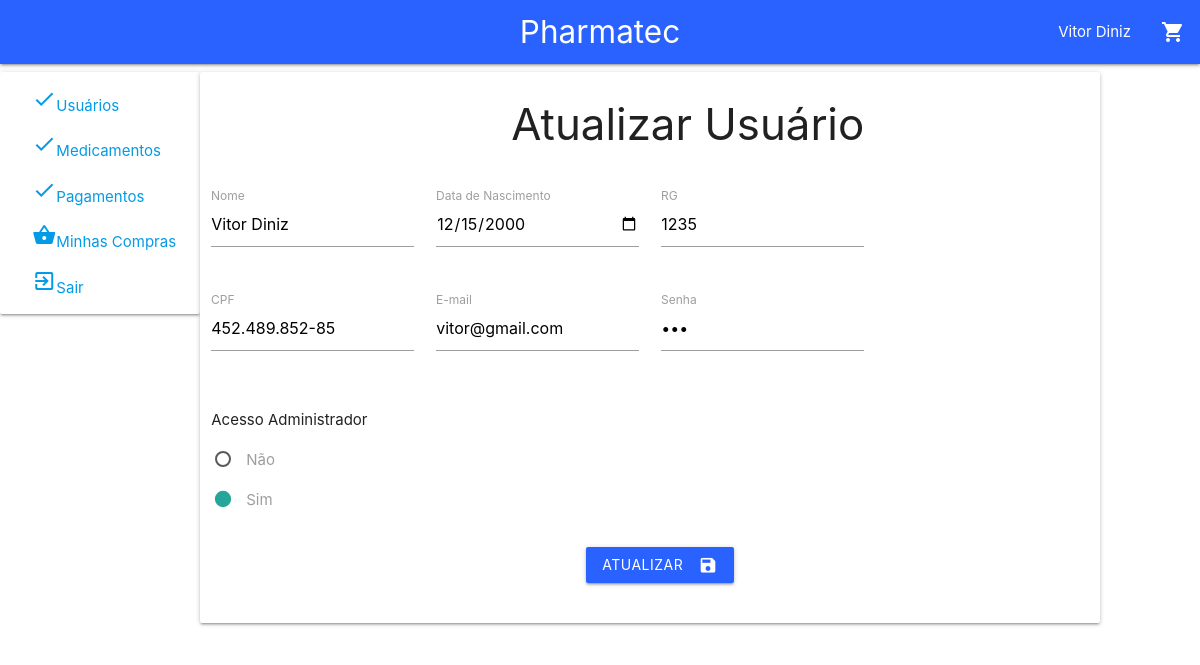
Screenshot of /user.php (signed in) with the database file from the repository.
### tables this page shows
CREATE TABLE `usuario` (
  `id_usuario` int(11) NOT NULL,
  `nome` varchar(450) DEFAULT NULL,
  `rg` varchar(45) DEFAULT NULL,
  `cpf` varchar(15) DEFAULT NULL,
  `nascimento` date DEFAULT NULL,
  `email` varchar(45) DEFAULT NULL,
  `senha` varchar(45) DEFAULT NULL,
  `status` tinyint(1) DEFAULT NULL
);

### banco/daoUsuario.class.php (called while the page is built, shortened)
<?php
    require_once "usuario.class.php";
    class DaoUsuario{
        public function config($id){
            $return = NULL;
            $conexao = new Conexao();
            $con = $conexao->connectDB();
            $sql = "SELECT * FROM `usuario` WHERE `id_usuario` = {$id}";
            $result = $con->query($sql);
            if(($result->num_rows) != 0){
                while($row = $result->fetch_assoc()){
                    $user = new Usuario();
                    $user->setId($row["id_usuario"]);
                    $user->setNome($row["nome"]);
                    $user->setRg($row["rg"]);
                    $user->setCpf($row["cpf"]);
                    $user->setEmail($row["email"]);
                    $user->setSenha($row["senha"]);
                    $user->setNascimento($row["nascimento"]);
                    $user->setStatus($row["status"]);
                    $return = $user;
                }
            }
            return $return;
        }
    }
?>

### banco/usuario.class.php (called while the page is built, shortened)
<?php
    class Usuario{
        private $nome;
        private $rg;
        private $cpf;
        private $nascimento;
        private $status;
        private $email;
        private $senha;
        public function getNome(){
            return $this->nome;
        }
        public function setNome($nome){
            $this->nome = $nome;
        }
        public function getRg(){
            return $this->rg;
        }
        public function setRg($rg){
            $this->rg = $rg;
        }
        public function getCpf(){
            return $this->cpf;
        }
        public function setCpf($cpf){
            $this->cpf = $cpf;
        }
        public function getNascimento(){
            return $this->nascimento;
        }
        public function setNascimento($nascimento){
            $this->nascimento = $nascimento;
        }
        public function getStatus(){
            return $this->status;
        }
        public function setStatus($status){
            $this->status = $status;
        }
        public function getEmail(){
            return $this->email;
        }
        public function setEmail($email)
        {
            $this->email = $email;
        }
        public function getSenha(){
            return $this->senha;
        }
        public function setSenha($senha){
            $this->senha = $senha;
        }
    }
?>

### user.php (the view, shortened to what this page needs)
<?php
    require_once "title.php";
    require_once "./banco/daoUsuario.class.php";
    require_once "./banco/usuario.class.php";
    $dao = new DaoUsuario();
    $user = $dao->config(unserialize ($_SESSION['usuario'])->getId());
?>
<!DOCTYPE html>
<html>
    <head>
        <link type="text/css" rel="stylesheet" href="css/materialize.min.css"  media="screen,projection"/>
    </head>
    <body>
        <nav>
            <div class="nav-wrapper blue accent-4">
                <a href="index.php" class="brand-logo center"> <?php echo title();?></a>
                <?php
                    if(!isset($_SESSION['usuario'])){
                        echo "<ul id='nav-mobile' class='right hide-on-med-and-down'>
                            <li><a href='login.php'>Faça Login</a></li>
                            <li> ou </li>
                            <li><a href='cadUser.php'>Cadastre-se</a></li>
                            <li><a href='carrinho.php'><i class='material-icons'>shopping_cart</i></a></li>
                        </ul>";
                    }else{
                        echo "<ul id='nav-mobile' class='right hide-on-med-and-down'>
                                <li> <a href='user.php'>".unserialize ($_SESSION['usuario'])->getNome()."</a></li>
                                <li><a href='carrinho.php'><i class='material-icons'>shopping_cart</i></a></li>
                            </ul>";
                    }
                ?>
            </div>
        </nav>
        <div class="row">
            <div class="col s12 m4 l2 card-panel">
                <?php
                if((unserialize ($_SESSION['usuario'])->getStatus()) == 1){
                    echo "<ul>
                        <li>&nbsp&nbsp&nbsp&nbsp&nbsp<a href='consultaUser.php'><i class='material-icons'>check</i>Usuários</a></li>
                    </ul>
                    <ul>
                        <li>&nbsp&nbsp&nbsp&nbsp&nbsp<a href='consultaMedicamento.php'><i class='material-icons'>check</i>Medicamentos</a></li>
                    </ul>
                    <ul>
                        <li>&nbsp&nbsp&nbsp&nbsp&nbsp<a href='consultaPag.php'><i class='material-icons'>check</i>Pagamentos</a></li>
                    </ul>";
                }else{
                    echo "<ul>
                        <li>&nbsp&nbsp&nbsp&nbsp&nbsp<a href='minhasCompras.php'><i class='material-icons'>check</i>Minhas Compras</a></li>
                    </ul>";
                }
                ?>
                <ul>
                    <li>&nbsp&nbsp&nbsp&nbsp&nbsp<a href="compras.php"><i class="material-icons ">shopping_basket</i>Minhas Compras</a></li>
                </ul>
                <ul>
                    <li>&nbsp&nbsp&nbsp&nbsp&nbsp<a href="sair.php"><i class="material-icons ">exit_to_app</i>Sair</a></li>
                </ul>
            </div>
            <div class="col s12 m8 l9 card-panel">
                <div class="row">
                    <div class="col s12">
                        <form method="POST">
                            <div class="row">
                                <div class="col s8 offset-s4">
                                    <h3>Atualizar Usuário</h3>
                                </div>
                            </div>
                            <div class="row">
                                <div class="col s3 input-field ">
                                    <input type="text" name="nome" value="<?php echo $user->getNome();?>">
                                    <label for="nome">Nome</label>
                                </div>
                                <div class="col s3 input-field">
                                    <input type="date" class="datepicker" name="nascimento" value="<?php echo $user->getNascimento();?>">
                                    <label for="nascimento">Data de Nascimento</label>
                                </div>
                                <div class="col s3 input-field">
                                    <input type="text" name="rg" value="<?php echo $user->getRg();?>">
                                    <label for="rg">RG</label>
                                </div>
                            </div>
                            <div class="row">
                                <div class="col s3 input-field ">
                                    <input type="text" name="cpf" value="<?php echo $user->getCpf();?>">
                                    <label for="cpf">CPF</label>
                                </div>
                                <div class="col s3 input-field">
                                    <input type="email" name="email" value="<?php echo $user->getEmail();?>">
                                    <label for="email">E-mail</label>
                                </div>
                                <div class="col s3 input-field">
                                    <input type="password" name="password" value="<?php echo $user->getSenha();?>">
                                    <label for="password">Senha</label>
                                </div>
                            </div>
                                <div class='row'>
                                    <div class='col s4'>
                                        <?php
                                        if(($user->getStatus()) == 1){
                                            echo"<p>Acesso Administrador</p>
                                            <p>
                                                <label>
                                                    <input name='adm' value='0' type='radio'  />
                                                    <span>Não</span>
                                                </label>
                                            </p>
                                            <p>
                                                <label>
                                                    <input name='adm' value='1' type='radio' checked/>
                                                    <span>Sim</span>
                                                </label>
                                            </p>";
                                        }
                                        ?>
                                    </div>
                                </div>
                            <div class="row">
                                <div class="col s4 offset-s5">
                                    <button class="btn waves-effect waves-light  blue accent-4" type="submit" name="submit" id="submit">Atualizar
                                        <i class="material-icons right">save</i>
                                      </button>
                                </div>
                            </div>
                        </form>
                    </div>
                </div>
            </div>
        </div>
    </body>
</html>

### rows the page displays
usuario: nome "Vitor Diniz", nascimento "12/15/2000", rg "1235", cpf "452.489.852-85", email "vitor@gmail.com"
